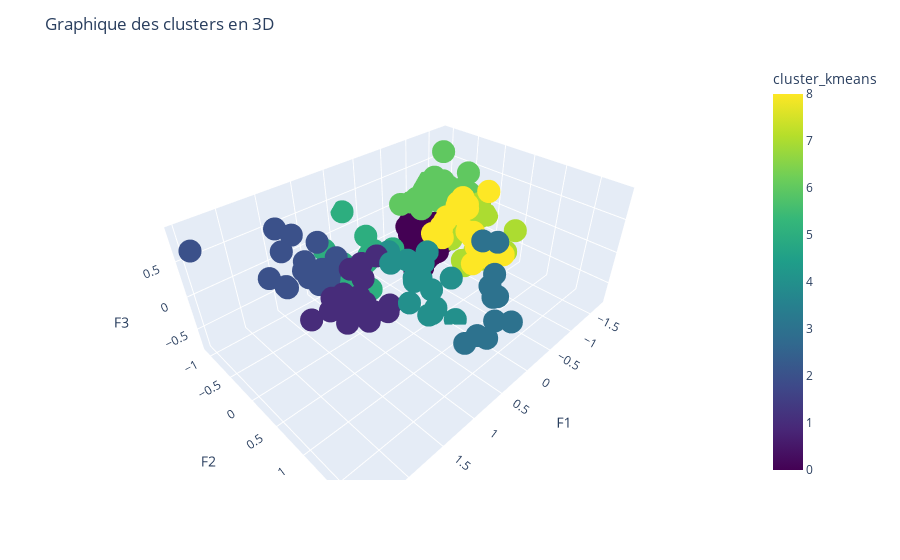

Notebook code cell kept with this figure:
### Code cell
import plotly.express as px

fig = px.scatter_3d(df, x='F1', y='F2', z='F3', color='cluster_kmeans', color_continuous_scale='Viridis')

fig.update_layout(title='Graphique des clusters en 3D')
fig.show()

### Figure 1 — Plotly figure (JSON) as saved in the notebook; plotly's stock layout.template omitted (floating-point values rounded to 4 significant figures; data arrays with more than 128 entries replaced by an {"elided": "..."} marker saying what was removed)
{"data": [{"hovertemplate": "F1=%{x}<br>F2=%{y}<br>F3=%{z}<br>cluster_kmeans=%{marker.color}<extra></extra>", "legendgroup": "", "marker": {"color": {"elided": "163 int values"}, "coloraxis": "coloraxis", "symbol": "circle"}, "mode": "markers", "name": "", "scene": "scene", "showlegend": false, "type": "scatter3d", "x": {"elided": "163 float values"}, "y": {"elided": "163 float values"}, "z": {"elided": "163 float values"}}], "layout": {"coloraxis": {"colorbar": {"title": {"text": "cluster_kmeans"}}, "colorscale": [[0, "#440154"], [0.1111, "#482878"], [0.2222, "#3e4989"], [0.3333, "#31688e"], [0.4444, "#26828e"], [0.5556, "#1f9e89"], [0.6667, "#35b779"], [0.7778, "#6ece58"], [0.8889, "#b5de2b"], [1, "#fde725"]]}, "legend": {"tracegroupgap": 0}, "margin": {"t": 60}, "scene": {"domain": {"x": [0, 1], "y": [0, 1]}, "xaxis": {"title": {"text": "F1"}}, "yaxis": {"title": {"text": "F2"}}, "zaxis": {"title": {"text": "F3"}}}, "title": {"text": "Graphique des clusters en 3D"}}}
